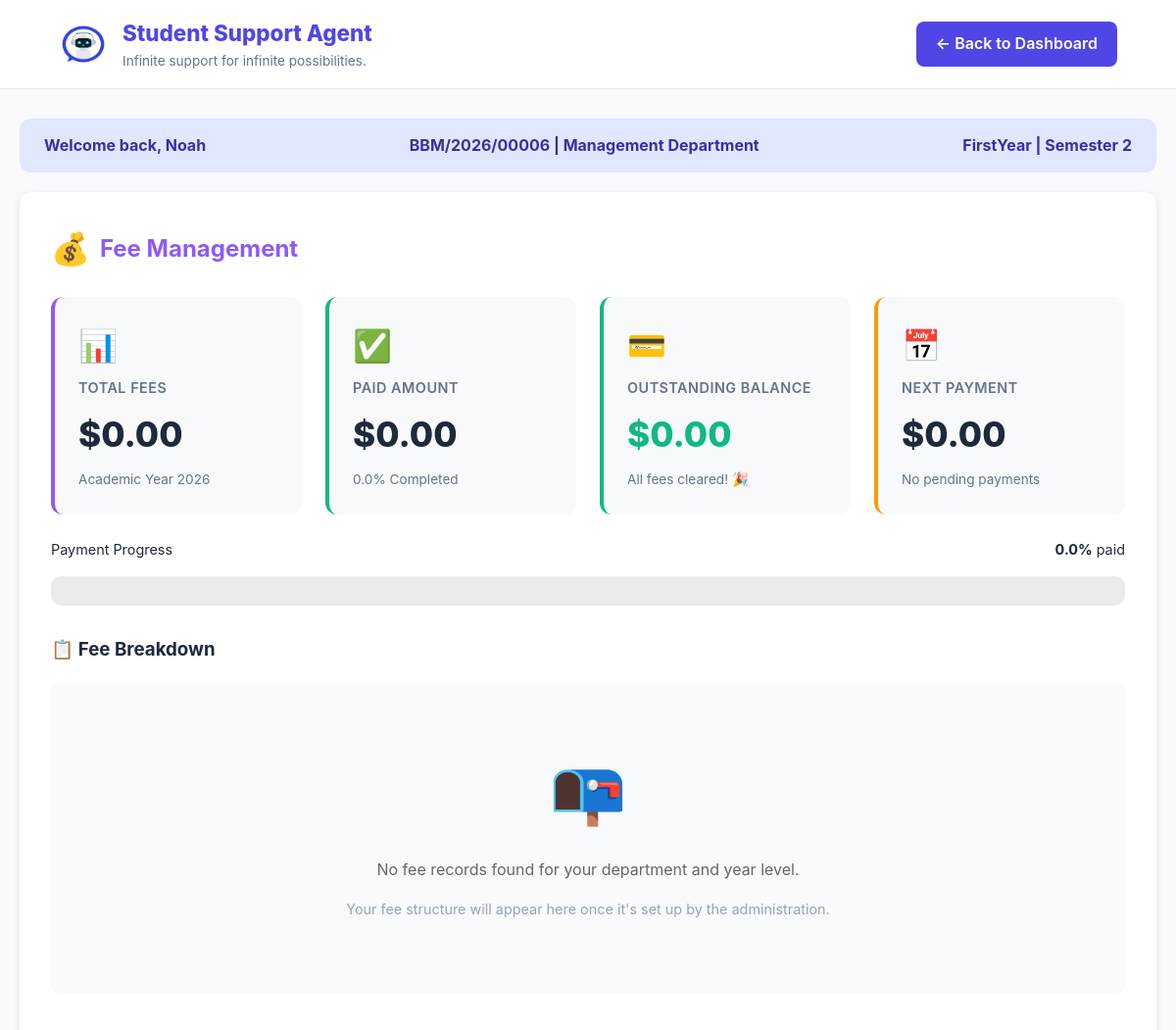
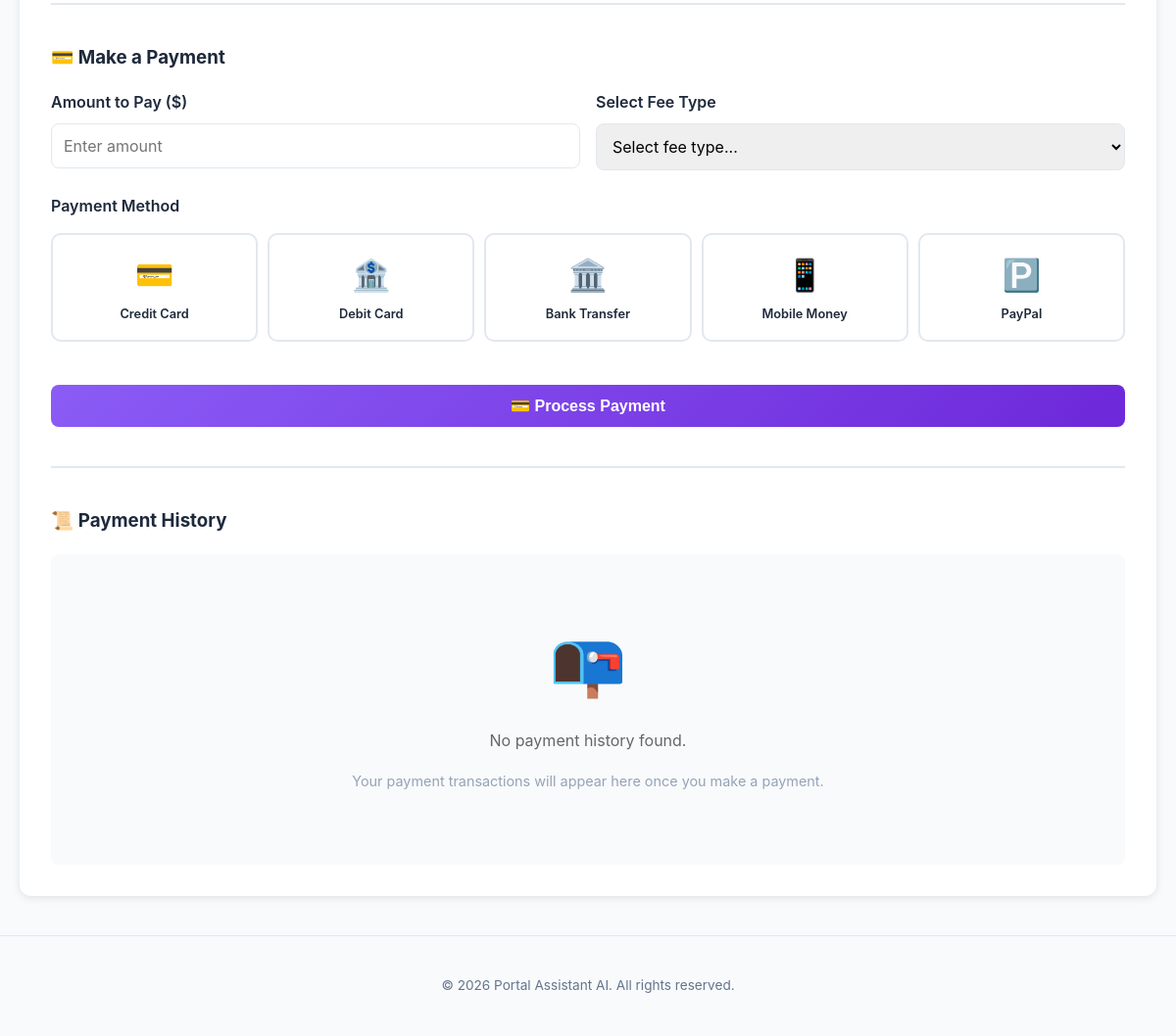
Screenshot of /Student/fee_management.php (signed in) with the database file from the repository (2 pictures, top to bottom).
### tables this page shows
CREATE TABLE `users` (
  `id` int(11) NOT NULL,
  `full_name` varchar(100) NOT NULL,
  `reg_number` varchar(50) NOT NULL,
  `email` varchar(100) NOT NULL,
  `password` varchar(255) NOT NULL,
  `password_changed` tinyint(1) NOT NULL DEFAULT 0,
  `role` enum('student','admin','lecturer') NOT NULL DEFAULT 'student',
  `department` varchar(100) NOT NULL,
  `phone` varchar(20) DEFAULT NULL,
  `created_at` timestamp NOT NULL DEFAULT current_timestamp(),
  `survey_done` tinyint(1) DEFAULT 0,
  `reset_token` varchar(255) DEFAULT NULL,
  `reset_expires` datetime DEFAULT NULL
);

### Student/fee_management.php (the view, shortened to what this page needs)
<?php
$conn = mysqli_connect("localhost", "root", "", "Portal-Asisstant-AI");
$user_id = $_SESSION['user_id'];
$student_reg = $_SESSION['reg_number'];
$student_dept = $_SESSION['department'];
$sql = "SELECT full_name, reg_number, department, created_at FROM users WHERE id = ? AND role = 'student'";
$stmt = mysqli_prepare($conn, $sql);
mysqli_stmt_bind_param($stmt, "i", $user_id);
mysqli_stmt_execute($stmt);
$result = mysqli_stmt_get_result($stmt);
$student = mysqli_fetch_assoc($result);
function getStudentYearLevel($created_at) {
    $created_year = date('Y', strtotime($created_at));
    $current_year = date('Y');
    $year_diff = $current_year - $created_year;
    if ($year_diff == 0) return 'FirstYear';
    return 'FourthYear';
}
$student_year_level = getStudentYearLevel($student['created_at']);
$current_year = date('Y');
$current_semester = (date('n') <= 6) ? 1 : 2;
$fee_breakdown = [];
$total_fees = 0;
$paid_amount = 0;
$outstanding_balance = $total_fees - $paid_amount;
$payment_percentage = ($total_fees > 0) ? ($paid_amount / $total_fees) * 100 : 0;
$next_payment = null;
$payment_history_query = "SELECT * FROM fee_payments
                          WHERE student_reg = '$student_reg'
                          ORDER BY payment_date DESC LIMIT 10";
$payment_history_result = mysqli_query($conn, $payment_history_query);
$name_parts = explode(" ", $student['full_name']);
$fname = $name_parts[0] ?? 'Student';
?>
<!DOCTYPE html>
<html lang="en">
<head>
</head>
<body>
<header>
    <div class="branding">
        <img src="../Images/logo.jpg" class="logoimg" alt="Logo">
        <div>
            <h1>Student Support Agent</h1>
            <small>Infinite support for infinite possibilities.</small>
        </div>
    </div>
    <a href="home.php" class="back-btn">← Back to Dashboard</a>
</header>
<div class="container">
    <div class="student-strip">
        <span>Welcome back, <?php echo htmlspecialchars($fname); ?></span>
        <span><?php echo htmlspecialchars($student['reg_number']); ?> | <?php echo htmlspecialchars($student_dept); ?> Department</span>
        <span><?php echo $student_year_level; ?> | Semester <?php echo $current_semester; ?></span>
    </div>
    <div class="fee-module">
        <h2><span class="icon">💰</span> Fee Management</h2>
        <div class="fee-summary-grid">
            <div class="fee-card">
                <div class="card-icon">📊</div>
                <h3>Total Fees</h3>
                <div class="amount">$<?php echo number_format($total_fees, 2); ?></div>
                <div class="sub-text">Academic Year <?php echo $current_year; ?></div>
            </div>
            <div class="fee-card paid">
                <div class="card-icon">✅</div>
                <h3>Paid Amount</h3>
                <div class="amount">$<?php echo number_format($paid_amount, 2); ?></div>
                <div class="sub-text"><?php echo number_format($payment_percentage, 1); ?>% Completed</div>
            </div>
            <div class="fee-card <?php echo $outstanding_balance > 0 ? 'outstanding' : 'paid'; ?>">
                <div class="card-icon">💳</div>
                <h3>Outstanding Balance</h3>
                <div class="amount" style="color: <?php echo $outstanding_balance > 0 ? 'var(--danger)' : 'var(--success)'; ?>;">
                    $<?php echo number_format($outstanding_balance, 2); ?>
                </div>
                <div class="sub-text"><?php echo $outstanding_balance > 0 ? 'Due: ' . ($next_payment ? date('d M Y', strtotime($next_payment['due_date'])) : 'Soon') : 'All fees cleared! 🎉'; ?></div>
            </div>
            <div class="fee-card warning">
                <div class="card-icon">📅</div>
                <h3>Next Payment</h3>
                <div class="amount">
                    <?php if ($next_payment): ?>
                        $<?php echo number_format($next_payment['remaining'], 2); ?>
                    <?php else: ?>
                        $0.00
                    <?php endif; ?>
                </div>
                <div class="sub-text">
                    <?php if ($next_payment): ?>
                        <?php echo ucfirst(str_replace('_', ' ', $next_payment['fee_type'])); ?>
                    <?php else: ?>
                        No pending payments
                    <?php endif; ?>
                </div>
            </div>
        </div>
        <div style="margin: 20px 0;">
            <div style="display: flex; justify-content: space-between; font-size: 0.9rem; margin-bottom: 5px;">
                <span>Payment Progress</span>
                <span><strong><?php echo number_format($payment_percentage, 1); ?>%</strong> paid</span>
            </div>
            <div class="progress-bar-fee">
            </div>
        </div>
        <h3 style="margin-top: 30px;">📋 Fee Breakdown</h3>
        <?php if (count($fee_breakdown) > 0): ?>
            <table class="fee-table">
                <thead>
                    <tr>
                        <th>Fee Type</th>
                        <th>Total Amount</th>
                        <th>Paid</th>
                        <th>Remaining</th>
                        <th>Due Date</th>
                        <th>Status</th>
                    </tr>
                </thead>
                <tbody>
                    <?php foreach($fee_breakdown as $fee): ?>
                        <tr class="<?php echo $fee['status'] == 'completed' ? 'paid-row' : ''; ?>">
                            <td><strong><?php echo ucfirst(str_replace('_', ' ', $fee['fee_type'])); ?></strong></td>
                            <td>$<?php echo number_format($fee['amount'], 2); ?></td>
                            <td>$<?php echo number_format($fee['paid'], 2); ?></td>
                            <td>
                                <?php if ($fee['remaining'] > 0): ?>
                                    <strong style="color: var(--danger);">$<?php echo number_format($fee['remaining'], 2); ?></strong>
                                <?php else: ?>
                                    <span style="color: var(--success);">$0.00</span>
                                <?php endif; ?>
                            </td>
                            <td><?php echo date('d M Y', strtotime($fee['due_date'])); ?></td>
                            <td>
                                <?php if ($fee['status'] == 'completed'): ?>
                                    <span class="status-badge completed">✅ Paid</span>
                                <?php elseif ($fee['paid'] > 0 && $fee['remaining'] > 0): ?>
                                    <span class="status-badge partial">🔄 Partial</span>
                                <?php else: ?>
                                    <span class="status-badge pending">⏳ Pending</span>
                                <?php endif; ?>
                            </td>
                        </tr>
                    <?php endforeach; ?>
                </tbody>
                <tfoot>
                    <tr style="background: #f1f5f9; font-weight: 700;">
                        <td><strong>TOTAL</strong></td>
                        <td><strong>$<?php echo number_format($total_fees, 2); ?></strong></td>
                        <td><strong>$<?php echo number_format($paid_amount, 2); ?></strong></td>
                        <td><strong style="color: <?php echo $outstanding_balance > 0 ? 'var(--danger)' : 'var(--success)'; ?>;">
                            $<?php echo number_format($outstanding_balance, 2); ?>
                        </strong></td>
                        <td></td>
                        <td></td>
                    </tr>
                </tfoot>
            </table>
        <?php else: ?>
            <div class="no-data">
                <span class="big-icon">📭</span>
                <p>No fee records found for your department and year level.</p>
                <p style="font-size: 0.9rem; color: #94a3b8;">Your fee structure will appear here once it's set up by the administration.</p>
            </div>
        <?php endif; ?>
        <div id="paymentSection" style="margin-top: 40px; padding-top: 20px; border-top: 2px solid var(--border);">
            <h3>💳 Make a Payment</h3>
            <form method="POST" action="" id="paymentForm">
                <div class="form-row">
                    <div class="form-group">
                        <label for="payment_amount">Amount to Pay ($)</label>
                        <input type="number" id="payment_amount" name="payment_amount" placeholder="Enter amount" min="1" step="0.01" required>
                    </div>
                    <div class="form-group">
                        <label for="fee_type">Select Fee Type</label>
                        <select id="fee_type" name="fee_type" required>
                            <option value="">Select fee type...</option>
                        </select>
                    </div>
                </div>
                <div class="form-group">
                    <label>Payment Method</label>
                    <div class="payment-methods">
                        <div class="payment-method-btn" data-method="credit_card" onclick="selectPaymentMethod(this)">
                            <span class="method-icon">💳</span>
                            <span class="method-name">Credit Card</span>
                        </div>
                        <div class="payment-method-btn" data-method="debit_card" onclick="selectPaymentMethod(this)">
                            <span class="method-icon">🏦</span>
                            <span class="method-name">Debit Card</span>
                        </div>
                        <div class="payment-method-btn" data-method="bank_transfer" onclick="selectPaymentMethod(this)">
                            <span class="method-icon">🏛️</span>
                            <span class="method-name">Bank Transfer</span>
                        </div>
                        <div class="payment-method-btn" data-method="mobile_money" onclick="selectPaymentMethod(this)">
                            <span class="method-icon">📱</span>
                            <span class="method-name">Mobile Money</span>
                        </div>
                        <div class="payment-method-btn" data-method="paypal" onclick="selectPaymentMethod(this)">
                            <span class="method-icon">🅿️</span>
                            <span class="method-name">PayPal</span>
                        </div>
                    </div>
                </div>
                <button type="submit" name="process_payment" class="btn btn-fee btn-block" style="margin-top: 20px;">
                    💳 Process Payment
                </button>
            </form>
        </div>
        <div style="margin-top: 40px; padding-top: 20px; border-top: 2px solid var(--border);">
            <h3>📜 Payment History</h3>
            <?php if (mysqli_num_rows($payment_history_result) > 0): ?>
                <table class="fee-table">
                    <thead>
                        <tr>
                            <th>Date</th>
                            <th>Reference</th>
                            <th>Fee Type</th>
                            <th>Amount</th>
                            <th>Method</th>
                            <th>Status</th>
                            <th>Receipt</th>
                        </tr>
                    </thead>
                    <tbody>
                        <?php while($payment = mysqli_fetch_assoc($payment_history_result)): ?>
                            <tr>
                                <td><?php echo date('d M Y', strtotime($payment['payment_date'])); ?></td>
                                <td><code style="background: #f1f5f9; padding: 2px 8px; border-radius: 4px; font-size: 0.75rem;"><?php echo $payment['reference']; ?></code></td>
                                <td><?php echo ucfirst(str_replace('_', ' ', $payment['fee_type'])); ?></td>
                                <td><strong>$<?php echo number_format($payment['amount'], 2); ?></strong></td>
                                <td><?php echo ucfirst(str_replace('_', ' ', $payment['payment_method'])); ?></td>
                                <td>
                                    <span class="status-badge <?php echo $payment['status']; ?>">
                                        <?php echo ucfirst($payment['status']); ?>
                                    </span>
                                </td>
                                <td>
                                    <a href="#" class="receipt-btn" onclick="generateReceipt('<?php echo $payment['reference']; ?>', '<?php echo number_format($payment['amount'], 2); ?>', '<?php echo $payment['fee_type']; ?>', '<?php echo $payment['payment_date']; ?>')">
                                        📄 Receipt
                                    </a>
                                </td>
                            </tr>
                        <?php endwhile; ?>
                    </tbody>
                </table>
            <?php else: ?>
                <div class="no-data">
                    <span class="big-icon">📭</span>
                    <p>No payment history found.</p>
                    <p style="font-size: 0.9rem; color: #94a3b8;">Your payment transactions will appear here once you make a payment.</p>
                </div>
            <?php endif; ?>
        </div>
    </div>
</div>
<footer>
    &copy; <?php echo date('Y'); ?> Portal Assistant AI. All rights reserved.
</footer>
</body>
</html>

### rows the page displays
users: full_name "Noah", reg_number "BBM/2026/00006", created_at "FirstYear"

### other values shown
$student_dept "Management"
$total_fees "0.00"
$paid_amount "0.00"
$payment_percentage "0.0"
$outstanding_balance "0.00"
